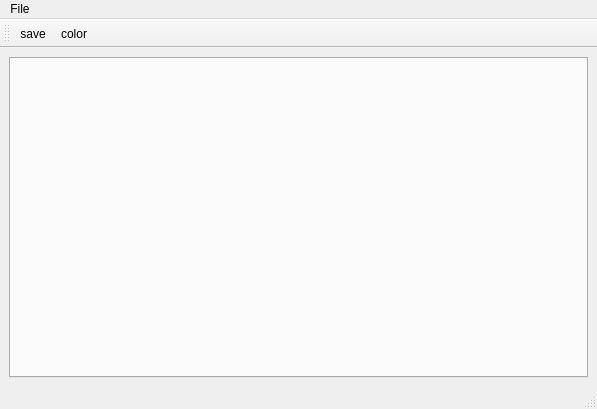
<?xml version="1.0" encoding="UTF-8"?>
<ui version="4.0">
 <class>MainWindow</class>
 <widget class="QMainWindow" name="MainWindow">
  <property name="geometry">
   <rect>
    <x>0</x>
    <y>0</y>
    <width>597</width>
    <height>409</height>
   </rect>
  </property>
  <property name="windowTitle">
   <string>MainWindow</string>
  </property>
  <widget class="QWidget" name="centralwidget">
   <layout class="QHBoxLayout" name="horizontalLayout">
    <item>
     <widget class="QTabWidget" name="tabWidget">
      <property name="currentIndex">
       <number>-1</number>
      </property>
     </widget>
    </item>
   </layout>
  </widget>
  <widget class="QMenuBar" name="menubar">
   <property name="geometry">
    <rect>
     <x>0</x>
     <y>0</y>
     <width>597</width>
     <height>17</height>
    </rect>
   </property>
   <widget class="QMenu" name="menuFile">
    <property name="title">
     <string>File</string>
    </property>
    <addaction name="actionsave"/>
    <addaction name="actioncolor"/>
   </widget>
   <addaction name="menuFile"/>
  </widget>
  <widget class="QStatusBar" name="statusbar"/>
  <widget class="QToolBar" name="toolBar">
   <property name="windowTitle">
    <string>toolBar</string>
   </property>
   <attribute name="toolBarArea">
    <enum>TopToolBarArea</enum>
   </attribute>
   <attribute name="toolBarBreak">
    <bool>false</bool>
   </attribute>
   <addaction name="actionsave"/>
   <addaction name="actioncolor"/>
  </widget>
  <action name="actionsave">
   <property name="text">
    <string>save</string>
   </property>
  </action>
  <action name="actioncolor">
   <property name="text">
    <string>color</string>
   </property>
  </action>
 </widget>
 <resources/>
 <connections/>
</ui>
